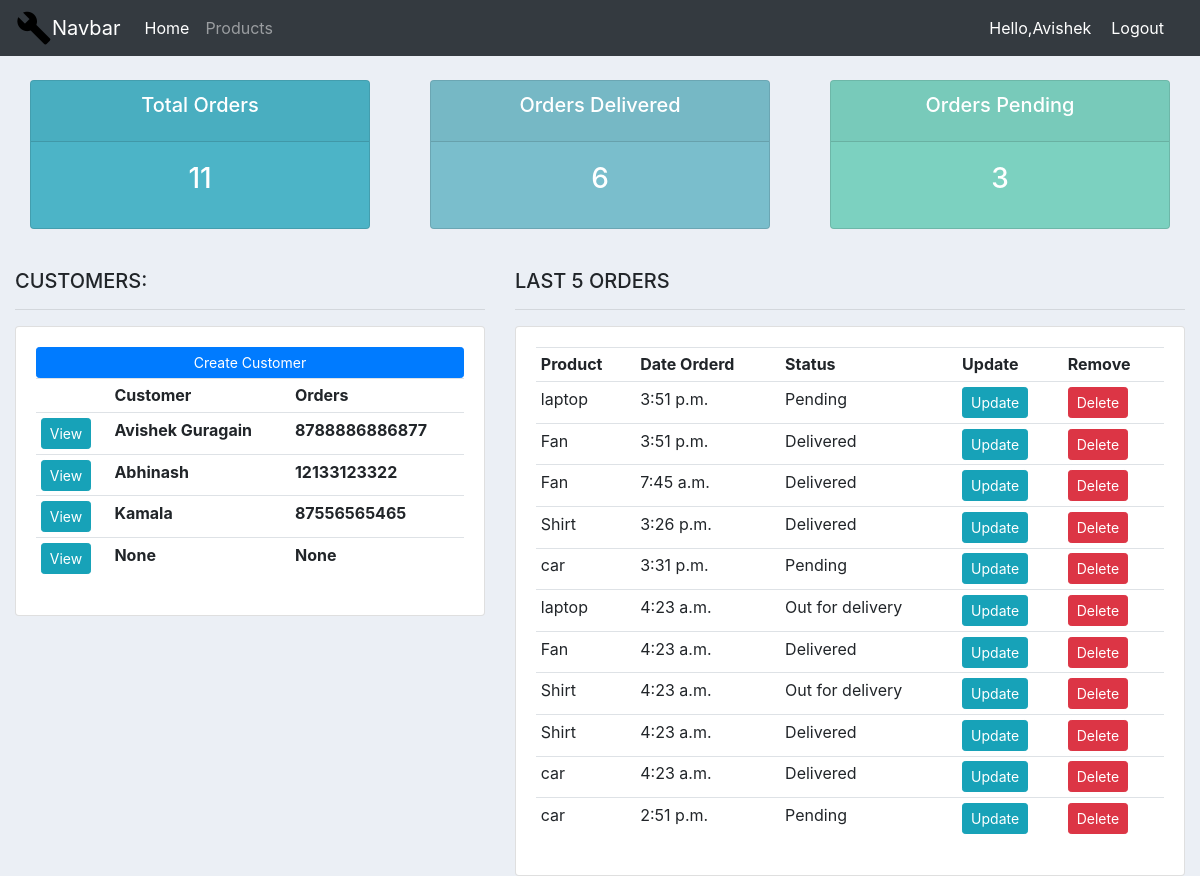
Before: / (signed in) with the older database file.
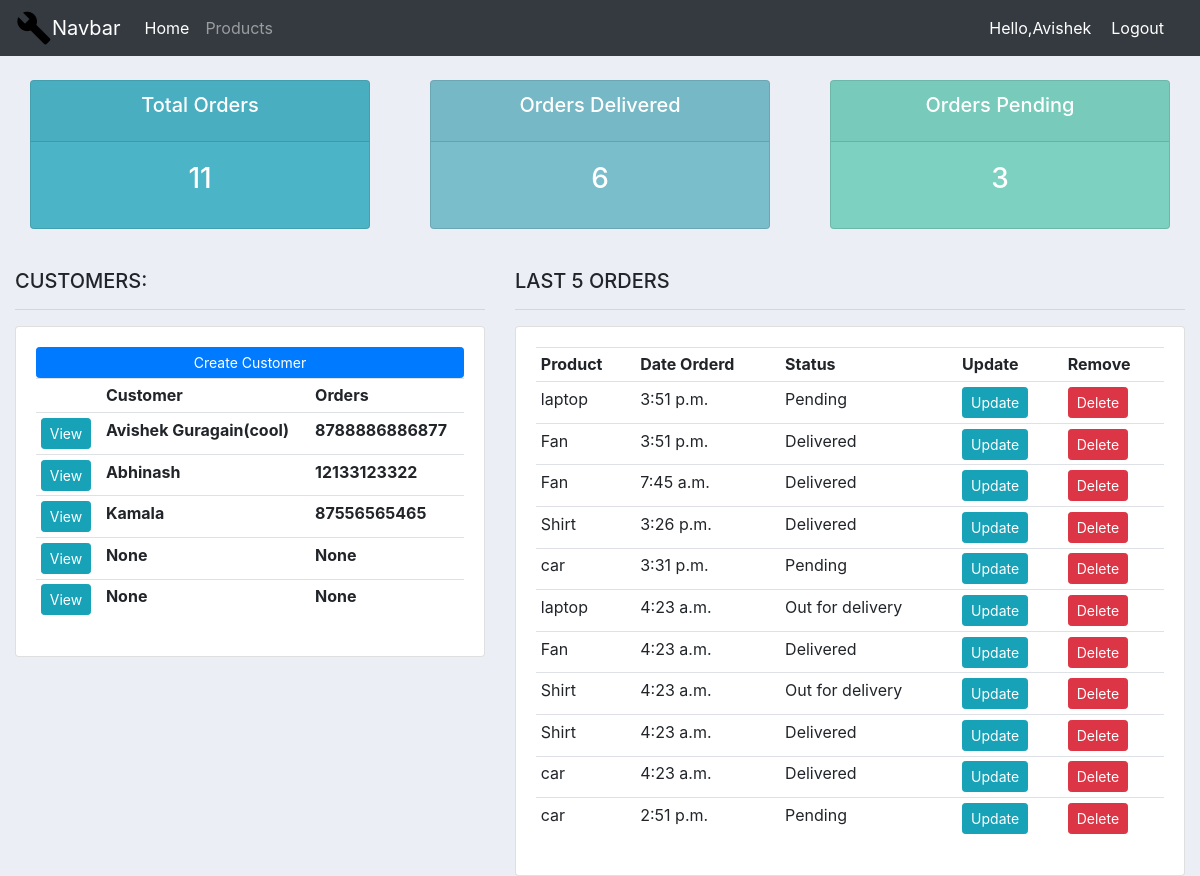
After: the same page with the newer database file.
### system/models.py (models this page shows, shortened)
class customer(models.Model):
    user=models.OneToOneField(User,null=True,on_delete=models.CASCADE)#user lai customer banau na yo gareko
    name=models.CharField(max_length=100,null=True)
    phone=models.CharField(max_length=100,null=True)
    email=models.CharField(max_length=100,null=True)
    profile_picture=models.ImageField(default="profile.png",null=True,blank=True)
    date_created=models.TimeField(auto_now_add=True,null=True)

class Order(models.Model):
    STATUS=(
        ('Pending','Pending'),
        ('Out for delivery','Out for delivery'),
        ('Delivered','Delivered'),
    )
    Customer=models.ForeignKey(customer,null=True,on_delete=models.SET_NULL)
    Products=models.ForeignKey(product,null=True,on_delete=models.SET_NULL)
    Status=models.CharField(max_length=100,null=True,choices=STATUS)
    date_created=models.TimeField(auto_now_add=True,null=True)
    note=models.CharField(max_length=1000,null=True)

class product(models.Model):
    CATEGORY=(
        ('Indoor','Indoor'),
        ('Outdoor','Outdoor'),
    )
    name=models.CharField(max_length=100,null=True)
    price=models.FloatField()
    category=models.CharField(max_length=100,null=True,choices=CATEGORY)
    description=models.CharField(max_length=200,null=True,blank=True)
    date_created=models.TimeField(auto_now_add=True,null=True)
    tags=models.ManyToManyField(Tag)
    def __str__(self):
        return self.name

### system/decorators.py (the view)
	def wrapper_function(request, *args, **kwargs):
		group = None
		if request.user.groups.exists():
			group = request.user.groups.all()[0].name
		if group == 'customer':
			return redirect('userpage')
		if group == 'admin':
			return view_func(request, *args, **kwargs)

### system/views.py (called while the page is built)
@login_required(login_url='login')
@admin_only
def home(request):
    order = Order.objects.all()
    Customers = customer.objects.all()
    total_customers = Customers.count()
    total_orders = order.count()
    deliverd = order.filter(Status='Delivered').count()
    pending = order.filter(Status='Pending').count()
    content = {'customers': Customers,
               'orders': order,
               'tot_cust': total_customers,
               'tot_orders': total_orders,
               'delivered': deliverd,
               'pending': pending
               }
    return render(request, 'system/Dashboard.html', content)

### system/templates/system/Dashboard.html
{% extends 'system/base.html' %}
{% block home_active %}active
{% endblock home_active %}
{% block body %}
{% include 'system/status.html' %}
<br>
<div class="row">
	<div class="col-md-5">
		<h5>CUSTOMERS:</h5>
		<hr>
		<div class="card card-body">
			<a class="btn btn-primary  btn-sm btn-block" href="">Create Customer</a>
			<table class="table table-sm">
				<tr>
					<th></th>
					<th>Customer</th>
					<th>Orders</th>
				</tr>
				{%for i in customers%}
				<tr>
					<th><a href="{% url 'customers' i.id%} " class="btn btn-sm btn-info">View</a></th>
					<th>{{i.name}}</th>
					<th>{{i.phone}}</th>
				</tr>
				{%endfor%}
			</table>
		</div>
	</div>
	<div class="col-md-7">
		<h5>LAST 5 ORDERS</h5>
		<hr>
		<div class="card card-body">
			<table class="table table-sm">
				<tr>
					<th>Product</th>
					<th>Date Orderd</th>
					<th>Status</th>
					<th>Update</th>
					<th>Remove</th>
				</tr>
				{% for order in orders %}
					<tr>
						<td>{{order.Products}}</td>
						<td>{{order.date_created}}</td>
						<td>{{order.Status}}</td>
						<td><a href="{%url 'update_order' order.id%}" class="btn btn-sm btn-info">Update</a></td>
						<td><a href="{%url 'delete_order' order.id%}" class="btn btn-sm btn-danger">Delete</a></td>
					</tr>
				{% endfor %}
			</table>
		</div>
	</div>
</div>
{% endblock body %}

Changed rows visible on the page:
changed customer: name "Avishek Guragain" → "Avishek Guragain(cool)"
added customer: name "None", phone "None"
